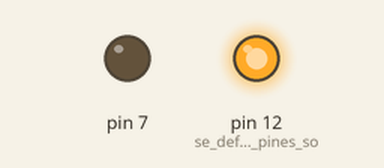
Bench run of a sketch on a simulated Arduino Uno, built with avr-gcc and run on an emulated ATmega328P. Shown: output pins drawn as LEDs (lit = HIGH).

Above: at 0.5 s.
At 2.5 s:
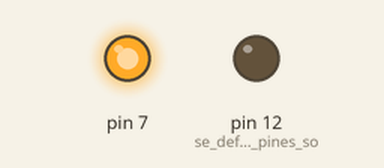
At 3.5 s:
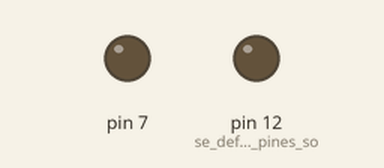
Timing chart, 0 to 5.2 s (numbered marks = the images above):
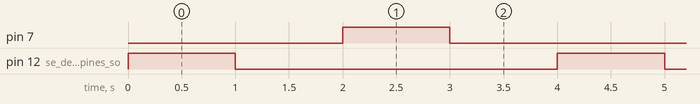

Measured:
- by itself, pin 7, pin 12 (se_define_si_los_pines_so): alternates HIGH for 1.0 s and LOW for 3.0 s
- by itself, everything shown: repeats every 4.0 s, in 4 steps

The sketch:

Encender_y_apagar_Led_con_funciones.ino
```cpp
void encenderLed(int pin, int tiempo) { //se define el pin y tiempo del led como enteros
  digitalWrite(pin, HIGH); // pin en 0 para que se apage
  delay (tiempo);// tiempo en la variable anterior
  digitalWrite(pin, LOW);//pin LOW para que este en 1 y encienda
}


void setup() {
  pinMode(12, OUTPUT); //se define si los pines son de entradas o salidas
  pinMode(7, OUTPUT);
}

void loop(){
  encenderLed(12,1000);//utilizamos la funcion para que funcione correctamente
  delay (1000);

   encenderLed(7,1000);//elegimos el segundo led
  delay (1000);//tiempo que es la variable enterior
}
// Esta funcion es para encender led con funciones y el ejemplo es este 
```
